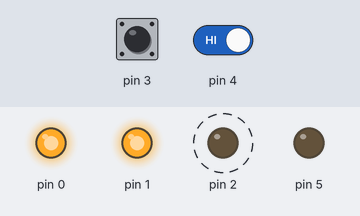
This sketch was run on a simulated Arduino Uno, built with avr-gcc and run on an emulated ATmega328P. On the bench: output pins drawn as LEDs (lit = HIGH). Dashed ring = blinking. Inputs (shaded band) come from the test bench; at power-on: pin 3 HIGH, pin 4 HIGH.

Above: at 2.87 s.
3.3 s: pin 3 driven LOW
At 5.6 s:
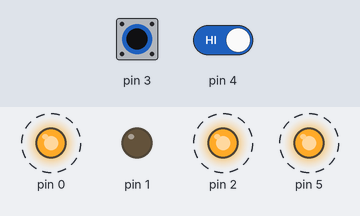
6.3 s: pin 3 driven HIGH
At 8.8 s:
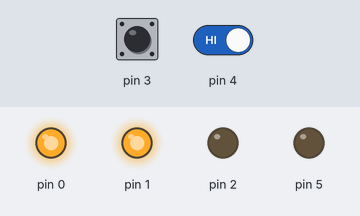
9.3 s: pin 4 driven LOW
At 10.9 s:
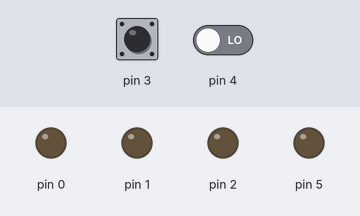
11.7 s: pin 4 driven HIGH
At 13.6 s:
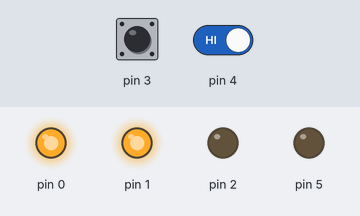
14.7 s: pin 3 pulsed LOW 5 times (0.12 s each, 0.3 s apart)
At 15.81 s:
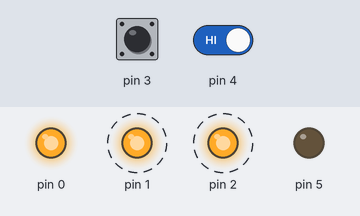
Timing chart, 0 to 18.5 s (numbered marks = the images above; inputs shaded):
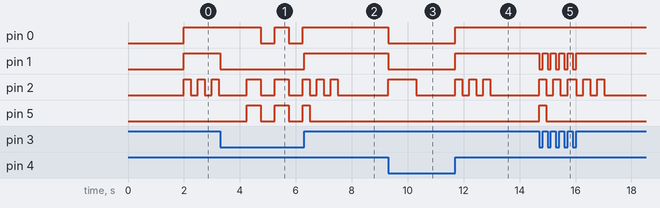

The sketch:

alarma_4.1_prueba_pin5_attiny_orden.ino
```cpp
const byte notif_activo = true;           //activar o desactivar notificador en relay 1 (normalmente cerrado)
const byte sirena_activa = true;          //activar o desactivar sirena en el relay 3 (normalmente abierto)
const byte salida4_activa = false;        //si se activa se deben reprogramar los fusibles del attiny con el programador de alto voltaje
////////////////////////////////////armado////////////////////////////////////////
const byte salida_1_arm = LOW;
const byte salida_2_arm = LOW;
const byte salida_3_arm = LOW;              //solo disponible si se desactiva la sirena con la variable "sirena_activa"
const byte salida_4_arm = LOW;              //solo disponible programando fusibles
///////////////////////////////////desarmado//////////////////////////////////////
const byte salida_1_dis = HIGH;
const byte salida_2_dis = HIGH;
const byte salida_3_dis = LOW;              //solo disponible si se desactiva la sirena con la variable "sirena_activa"
const byte salida_4_dis = HIGH;              //solo disponible programando fusibles
///////////////////////////////////alarma/////////////////////////////////////////
const byte salida_1_alrm = LOW;
const byte salida_2_alrm = LOW;
const byte salida_3_alrm = LOW;              //solo disponible si se desactiva la sirena con la variable "sirena_activa"
const byte salida_4_alrm = LOW;              //solo disponible programando fusibles
//////////////////////////////////////////////////////////////////////////////////
//D5 = relay 3
//D2 = relay 2
//D1 = relay 1
//D0 = relay 0
//D3 = ¡in 1
//D4 = !in 2
byte numero_de_entradas = 2;
byte armado = false;
byte desarmado = false;
byte alarma = false;
unsigned long currentMillis = 0;
unsigned long ultimaentrada1 = 0;
unsigned long ultimaentrada2 = 0;
byte tonoactivado = false;
byte tono = false;
unsigned long ultimotonoact;
byte contadortono = 0;
int tiempo_sonido = 500;
int tiempo_silencio = 500;

/////////////// una entrada///////////////////////
byte entrada_1_prev = 0;
unsigned long duracion_0_logico = 0;
unsigned long duracion_1_logico = 0;
unsigned long logico_0_largo = 0;
unsigned long logico_1_largo = 0;
unsigned long pulsacion_previa = 0;
byte logico_0_pulso_largo_prev = false;
byte logico_1_pulso_largo_prev = false;
byte contador_pulsaciones = 0;
byte sirena_activada_por_pulsos = 0;
//////////////////////////////////////////////////
void setup() {
  // put your setup code here, to run once:
pinMode (3, INPUT);
pinMode (4, INPUT);
pinMode (0, OUTPUT);
pinMode (1, OUTPUT);
pinMode (2, OUTPUT);
pinMode (5, OUTPUT);

delay(2000);
}

void loop() {
  // put your main code here, to run repeatedly:
currentMillis = millis();
if (numero_de_entradas == 1){
 leer_1_entrada();
}
if (numero_de_entradas == 2){
 leer_2_entradas();
}
if (armado == true){
  armadofn();
}
if (desarmado == true){
  desarmadofn();
}
if (alarma == true){
  alarmafn();
}

}
```

alarma.ino
```cpp
void alarmafn(){
if(sirena_activa == true){
  if(tonoactivado == false){

    if ((tono == false) && ((currentMillis - ultimotonoact) >= tiempo_silencio) && (desarmado == false)){
    digitalWrite(2, HIGH);
    digitalWrite(0, HIGH);
    digitalWrite(5, HIGH);
    tono = true;
    ultimotonoact = currentMillis;
    }
    if ((tono == true) && ((currentMillis - ultimotonoact) >= tiempo_sonido) && (desarmado == false)){
    digitalWrite(2, LOW);
    digitalWrite(0, LOW);
    digitalWrite(5, LOW);
    tono = false;
    contadortono = contadortono+1;
    ultimotonoact = currentMillis;
    }
    if (desarmado == true){
      digitalWrite(2, LOW);
      digitalWrite(0, LOW);
      digitalWrite(5, LOW);
    }

    if(contadortono >= 3){
      tiempo_silencio = 1000;
    }
    if(contadortono >= 4){
      tiempo_silencio = 500;
    }
    if(contadortono >= 6){
      tiempo_sonido = 1000;
      if (contadortono >= 9){
        contadortono = 0;
        tiempo_sonido =500;
      }
    }
  }
}
  if (notif_activo == false){
  digitalWrite(0, salida_1_alrm);
  }

  digitalWrite(1, salida_2_alrm);

  if (sirena_activa == false){
    digitalWrite(2, salida_3_alrm);
  }
  if (salida4_activa == true){
    digitalWrite(5, salida_4_alrm);
  }
}
```

armado.ino
```cpp
void armadofn(){
  if(sirena_activa == true){
    if(tonoactivado == false){
      if ((tono == false) && ((currentMillis - ultimotonoact) >= 1000) && (contadortono < 1)){
      digitalWrite(2, HIGH);
      tono = true;
      ultimotonoact = currentMillis;
      tiempo_sonido = 500;
      tiempo_silencio = 500;
      }
      if ((tono == true) && ((currentMillis - ultimotonoact) >= 1000) && (contadortono < 1)){
      digitalWrite(2, LOW);
      tono = false;
      contadortono = contadortono+1;
      ultimotonoact = currentMillis;
      tiempo_sonido = 500;
      tiempo_silencio = 500;
      }
    }
  }

digitalWrite(0, salida_1_arm);
digitalWrite(1, salida_2_arm);
if (sirena_activa == false){
  digitalWrite(2, salida_3_arm);
}
if (salida4_activa == true){
  digitalWrite(5, salida_4_arm);
}

}
```

desarmado.ino
```cpp
void desarmadofn(){
if(sirena_activa == true){
  if(tonoactivado == false){
      if ((tono == false) && ((currentMillis - ultimotonoact) >= 250) && (contadortono < 3)){
      digitalWrite(2, HIGH);
      tono = true;
      ultimotonoact = currentMillis;
      tiempo_sonido = 500;
      tiempo_silencio = 500;

      }
      if ((tono == true) && ((currentMillis - ultimotonoact) >= 250) && (contadortono < 3)){
      digitalWrite(2, LOW);
      digitalWrite(5, LOW);
      tono = false;
      contadortono = contadortono+1;
      ultimotonoact = currentMillis;
      }
    }
}
digitalWrite(0, salida_1_dis);
digitalWrite(1, salida_2_dis);
if (sirena_activa == false){
  digitalWrite(2, salida_3_dis);
}
if (salida4_activa == true){
  digitalWrite(5, salida_4_dis);
}


}
```

leer_2_entradas.ino
```cpp
void leer_2_entradas(){
byte entrada1 = digitalRead(3);
byte entrada2 = digitalRead(4);

if ((entrada1 == LOW) && ((currentMillis - ultimaentrada1) >= 100) && (alarma == false)){
  alarma = true;
  armado = false;
  desarmado = false;
  ultimaentrada1 = currentMillis;
}
if (entrada1 == HIGH){
if ((entrada2 == LOW) && ((currentMillis - ultimaentrada2) >= 100) && (armado == false)){
  armado = true;
  desarmado = false;
  alarma = false;
  tonoactivado = false;
  contadortono = 0;
  ultimaentrada2 = currentMillis;
}
else if((entrada2 == HIGH) && ((currentMillis - ultimaentrada2) >= 100) && (desarmado ==false)){
  armado = false;
  desarmado = true;
  alarma = false;
  tonoactivado = false;
  contadortono = 0;
  ultimaentrada2 = currentMillis;
}
}
}
```

leer_una_entrada.ino
```cpp
void leer_1_entrada(){

if (currentMillis - pulsacion_previa > 50){
  byte entrada1 = digitalRead(4);

  if(entrada1 == LOW && entrada_1_prev == HIGH && duracion_1_logico < 3200){
//    Console.println("short 1 logico");
    contador_pulsaciones = contador_pulsaciones+1;
    logico_1_pulso_largo_prev = false;
    logico_0_pulso_largo_prev = false;
  }
  if(entrada1 == HIGH && entrada_1_prev == LOW && duracion_0_logico < 3200){
//    Console.println("short 0 logico");
    contador_pulsaciones = contador_pulsaciones+1;
    logico_1_pulso_largo_prev = false;
    logico_0_pulso_largo_prev = false;
  }

  if(entrada1 == HIGH && entrada_1_prev == LOW){
    logico_1_largo = currentMillis;
//    Console.println("1 logico pulsado");
    entrada_1_prev = HIGH;
  }

  if(entrada1 == LOW && entrada_1_prev == HIGH){
    logico_0_largo = currentMillis;
//    Console.println("0 logico pulsado");
    entrada_1_prev = LOW;
  }

  duracion_1_logico = currentMillis - logico_1_largo;
  duracion_0_logico = currentMillis - logico_0_largo;

  if (entrada1 == HIGH && logico_1_pulso_largo_prev == false && duracion_1_logico >= 3200){
//    Console.println("1 logico pulsacion larga");
    logico_1_pulso_largo_prev = true;
    logico_0_pulso_largo_prev = false;
    armado = false;
    desarmado = true;
    alarma = false;
    tonoactivado = false;
    contadortono = 0;
    contador_pulsaciones = 0;
    sirena_activada_por_pulsos = false;
  }
  if (entrada1 == LOW && logico_0_pulso_largo_prev == false && duracion_0_logico >= 3200){
    logico_1_pulso_largo_prev = false;
    logico_0_pulso_largo_prev = true;
//    Console.println("0 logico pulsacion larga");
    armado = true;
    desarmado = false;
    alarma = false;
    tonoactivado = false;
    contadortono = 0;
    contador_pulsaciones = 0;
    sirena_activada_por_pulsos = false;
  }

  if (contador_pulsaciones >= 4 && sirena_activada_por_pulsos == false){
    alarma = true;
    armado = false;
    desarmado = false;
    sirena_activada_por_pulsos = true;
  }

  if (contador_pulsaciones >= 200){
    contador_pulsaciones = 0;
  }

  pulsacion_previa = currentMillis;
}
}
```

Measured:
- after the input at 3.3 s, pin 0: alternates HIGH for 0.50 s and LOW for 0.50 s, starting after 1.4 s; pin 1: HIGH → LOW at once; pin 2, pin 5: alternates HIGH for 0.50 s and LOW for 0.50 s, starting after 0.95 s
- after the input at 6.3 s, pin 0: stops changing and stays HIGH; pin 1: LOW → HIGH at once; pin 2: alternates HIGH for 0.25 s and LOW for 0.25 s, 5 changes in all, then stays LOW, starting after 0.20 s
- after the input at 9.3 s, pin 0, pin 1: HIGH → LOW at once; pin 2: LOW → HIGH at once, → LOW 1.0 s later
- after the input at 11.7 s, pin 0, pin 1: LOW → HIGH at once; pin 2: alternates HIGH for 0.25 s and LOW for 0.25 s, 6 changes in all, then stays LOW, starting at once
- after the input at 14.7 s, pin 1: alternates HIGH for 0.18 s and LOW for 0.12 s, 10 changes in all, then stays HIGH, starting at once; pin 2: alternates HIGH for 0.25 s and LOW for 0.25 s, 10 changes in all, then stays LOW, starting at once; pin 5: LOW → HIGH at once, → LOW 0.25 s later
- by itself, pin 2: alternates HIGH for 0.25 s and LOW for 0.25 s
